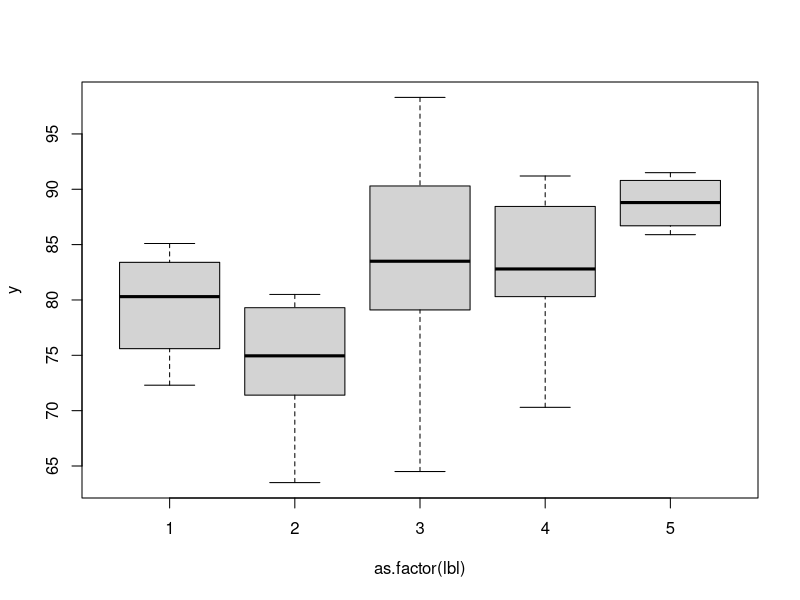
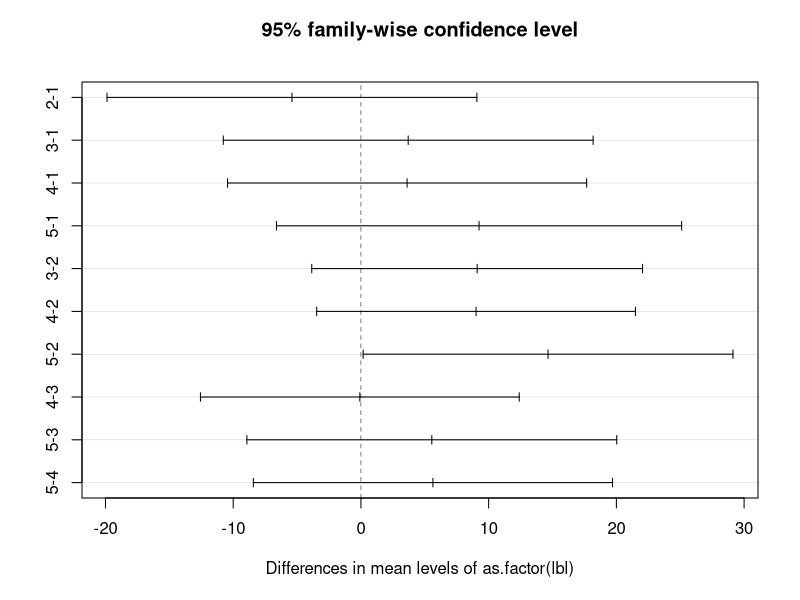

Write the R code that produced these figures, in order.
y <- c(78.9, 72.3, 81.7, 85.1, 63.5, 74.1, 75.8, 80.5, 79.3, 71.4, 79.1, 90.3, 81.6, 85.4, 64.5, 98.3, 87.0, 91.2, 70.3, 79.9, 80.7, 82.8, 89.9, 85.9, 87.5, 91.5, 90.1 ) 


lbl <- c(1,1,1,1, 2,2,2,2,2,2, 3,3,3,3,3,3, 4,4,4,4,4,4,4, 5,5,5,5) 


# Box plots to visually compare treatments: 
boxplot(y ~ as.factor(lbl), range=0 ) 


# Quick look at the treatment means we will test 
tapply(y, lbl, mean) 


# ANOVA: 
fit <- aov(y ~ as.factor(lbl)) 
summary(fit) 


# Post Hoc check for which mean pairs appear different: 
tfit <- TukeyHSD(fit) 
tfit 
plot(tfit)